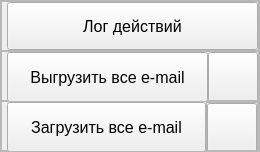
             <widget class="QFrame" name="left_menu_bottom">
              <property name="sizePolicy">
               <sizepolicy hsizetype="Preferred" vsizetype="Preferred">
                <horstretch>0</horstretch>
                <verstretch>0</verstretch>
               </sizepolicy>
              </property>
              <property name="minimumSize">
               <size>
                <width>260</width>
                <height>0</height>
               </size>
              </property>
              <property name="styleSheet">
               <string notr="true"/>
              </property>
              <property name="frameShape">
               <enum>QFrame::StyledPanel</enum>
              </property>
              <property name="frameShadow">
               <enum>QFrame::Raised</enum>
              </property>
              <layout class="QVBoxLayout" name="left_menu_bottom_verticalLayout">
               <property name="spacing">
                <number>0</number>
               </property>
               <property name="leftMargin">
                <number>0</number>
               </property>
               <property name="topMargin">
                <number>0</number>
               </property>
               <property name="rightMargin">
                <number>0</number>
               </property>
               <property name="bottomMargin">
                <number>0</number>
               </property>
               <item>
                <widget class="QFrame" name="frame_btn_log">
                 <property name="sizePolicy">
                  <sizepolicy hsizetype="Preferred" vsizetype="Expanding">
                   <horstretch>0</horstretch>
                   <verstretch>0</verstretch>
                  </sizepolicy>
                 </property>
                 <property name="minimumSize">
                  <size>
                   <width>0</width>
                   <height>50</height>
                  </size>
                 </property>
                 <property name="maximumSize">
                  <size>
                   <width>16777215</width>
                   <height>50</height>
                  </size>
                 </property>
                 <property name="styleSheet">
                  <string notr="true"/>
                 </property>
                 <property name="frameShape">
                  <enum>QFrame::StyledPanel</enum>
                 </property>
                 <property name="frameShadow">
                  <enum>QFrame::Raised</enum>
                 </property>
                 <layout class="QHBoxLayout" name="horizontalLayout_15">
                  <property name="spacing">
                   <number>0</number>
                  </property>
                  <property name="leftMargin">
                   <number>0</number>
                  </property>
                  <property name="topMargin">
                   <number>0</number>
                  </property>
                  <property name="rightMargin">
                   <number>0</number>
                  </property>
                  <property name="bottomMargin">
                   <number>0</number>
                  </property>
                  <item>
                   <widget class="QLabel" name="label_22">
                    <property name="minimumSize">
                     <size>
                      <width>5</width>
                      <height>0</height>
                     </size>
                    </property>
                    <property name="maximumSize">
                     <size>
                      <width>5</width>
                      <height>16777215</height>
                     </size>
                    </property>
                    <property name="styleSheet">
                     <string notr="true"/>
                    </property>
                    <property name="text">
                     <string/>
                    </property>
                   </widget>
                  </item>
                  <item>
                   <widget class="QPushButton" name="btn_log">
                    <property name="sizePolicy">
                     <sizepolicy hsizetype="Expanding" vsizetype="Preferred">
                      <horstretch>0</horstretch>
                      <verstretch>0</verstretch>
                     </sizepolicy>
                    </property>
                    <property name="minimumSize">
                     <size>
                      <width>0</width>
                      <height>0</height>
                     </size>
                    </property>
                    <property name="maximumSize">
                     <size>
                      <width>16777215</width>
                      <height>16777215</height>
                     </size>
                    </property>
                    <property name="font">
                     <font>
                      <family>Arial</family>
                      <pointsize>12</pointsize>
                      <weight>50</weight>
                      <italic>false</italic>
                      <bold>false</bold>
                     </font>
                    </property>
                    <property name="cursor">
                     <cursorShape>PointingHandCursor</cursorShape>
                    </property>
                    <property name="styleSheet">
                     <string notr="true"/>
                    </property>
                    <property name="text">
                     <string>Лог действий</string>
                    </property>
                    <property name="icon">
                     <iconset resource="../../resource.qrc">
                      <normaloff>:/icons/icons/eye_.svg</normaloff>:/icons/icons/eye_.svg</iconset>
                    </property>
                    <property name="iconSize">
                     <size>
                      <width>24</width>
                      <height>24</height>
                     </size>
                    </property>
                   </widget>
                  </item>
                 </layout>
                </widget>
               </item>
               <item alignment="Qt::AlignTop">
                <widget class="QFrame" name="frame_download_all_emails">
                 <property name="sizePolicy">
                  <sizepolicy hsizetype="Expanding" vsizetype="Preferred">
                   <horstretch>0</horstretch>
                   <verstretch>0</verstretch>
                  </sizepolicy>
                 </property>
                 <property name="minimumSize">
                  <size>
                   <width>0</width>
                   <height>50</height>
                  </size>
                 </property>
                 <property name="maximumSize">
                  <size>
                   <width>16777215</width>
                   <height>50</height>
                  </size>
                 </property>
                 <property name="styleSheet">
                  <string notr="true"/>
                 </property>
                 <property name="frameShape">
                  <enum>QFrame::StyledPanel</enum>
                 </property>
                 <property name="frameShadow">
                  <enum>QFrame::Raised</enum>
                 </property>
                 <property name="lineWidth">
                  <number>0</number>
                 </property>
                 <layout class="QHBoxLayout" name="horizontalLayout_14">
                  <property name="spacing">
                   <number>0</number>
                  </property>
                  <property name="leftMargin">
                   <number>0</number>
                  </property>
                  <property name="topMargin">
                   <number>0</number>
                  </property>
                  <property name="rightMargin">
                   <number>0</number>
                  </property>
                  <property name="bottomMargin">
                   <number>0</number>
                  </property>
                  <item>
                   <widget class="QLabel" name="label_21">
                    <property name="minimumSize">
                     <size>
                      <width>5</width>
                      <height>0</height>
                     </size>
                    </property>
                    <property name="maximumSize">
                     <size>
                      <width>5</width>
                      <height>16777215</height>
                     </size>
                    </property>
                    <property name="styleSheet">
                     <string notr="true"/>
                    </property>
                    <property name="text">
                     <string/>
                    </property>
                   </widget>
                  </item>
                  <item>
                   <widget class="QPushButton" name="btn_upload_all_emails">
                    <property name="sizePolicy">
                     <sizepolicy hsizetype="Expanding" vsizetype="Preferred">
                      <horstretch>0</horstretch>
                      <verstretch>0</verstretch>
                     </sizepolicy>
                    </property>
                    <property name="minimumSize">
                     <size>
                      <width>0</width>
                      <height>50</height>
                     </size>
                    </property>
                    <property name="maximumSize">
                     <size>
                      <width>16777215</width>
                      <height>50</height>
                     </size>
                    </property>
                    <property name="font">
                     <font>
                      <family>Arial</family>
                      <pointsize>12</pointsize>
                      <weight>50</weight>
                      <italic>false</italic>
                      <bold>false</bold>
                     </font>
                    </property>
                    <property name="cursor">
                     <cursorShape>PointingHandCursor</cursorShape>
                    </property>
                    <property name="styleSheet">
                     <string notr="true"/>
                    </property>
                    <property name="text">
                     <string>Выгрузить все e-mail</string>
                    </property>
                    <property name="icon">
                     <iconset resource="../../resource.qrc">
                      <normaloff>:/icons/icons/upload_.svg</normaloff>:/icons/icons/upload_.svg</iconset>
                    </property>
                    <property name="iconSize">
                     <size>
                      <width>24</width>
                      <height>24</height>
                     </size>
                    </property>
                   </widget>
                  </item>
                  <item>
                   <widget class="QFrame" name="frame_btn_ok">
                    <property name="sizePolicy">
                     <sizepolicy hsizetype="Preferred" vsizetype="Preferred">
                      <horstretch>0</horstretch>
                      <verstretch>0</verstretch>
                     </sizepolicy>
                    </property>
                    <property name="minimumSize">
                     <size>
                      <width>0</width>
                      <height>0</height>
                     </size>
                    </property>
                    <property name="maximumSize">
                     <size>
                      <width>16777215</width>
                      <height>16777215</height>
                     </size>
                    </property>
                    <property name="frameShape">
                     <enum>QFrame::NoFrame</enum>
                    </property>
                    <property name="frameShadow">
                     <enum>QFrame::Raised</enum>
                    </property>
                    <property name="lineWidth">
                     <number>0</number>
                    </property>
                    <layout class="QHBoxLayout" name="horizontalLayout_22">
                     <property name="spacing">
                      <number>0</number>
                     </property>
                     <property name="leftMargin">
                      <number>0</number>
                     </property>
                     <property name="topMargin">
                      <number>0</number>
                     </property>
                     <property name="rightMargin">
                      <number>0</number>
                     </property>
                     <property name="bottomMargin">
                      <number>0</number>
                     </property>
                     <item>
                      <widget class="QPushButton" name="btn_ok">
                       <property name="sizePolicy">
                        <sizepolicy hsizetype="Preferred" vsizetype="Preferred">
                         <horstretch>0</horstretch>
                         <verstretch>0</verstretch>
                        </sizepolicy>
                       </property>
                       <property name="minimumSize">
                        <size>
                         <width>50</width>
                         <height>50</height>
                        </size>
                       </property>
                       <property name="maximumSize">
                        <size>
                         <width>0</width>
                         <height>50</height>
                        </size>
                       </property>
                       <property name="styleSheet">
                        <string notr="true"/>
                       </property>
                       <property name="text">
                        <string/>
                       </property>
                       <property name="iconSize">
                        <size>
                         <width>30</width>
                         <height>30</height>
                        </size>
                       </property>
                       <property name="flat">
                        <bool>false</bool>
                       </property>
                      </widget>
                     </item>
                    </layout>
                   </widget>
                  </item>
                 </layout>
                </widget>
               </item>
               <item alignment="Qt::AlignTop">
                <widget class="QFrame" name="frame_upload_all_emails">
                 <property name="sizePolicy">
                  <sizepolicy hsizetype="Expanding" vsizetype="Preferred">
                   <horstretch>0</horstretch>
                   <verstretch>0</verstretch>
                  </sizepolicy>
                 </property>
                 <property name="minimumSize">
                  <size>
                   <width>0</width>
                   <height>50</height>
                  </size>
                 </property>
                 <property name="maximumSize">
                  <size>
                   <width>16777215</width>
                   <height>50</height>
                  </size>
                 </property>
                 <property name="styleSheet">
                  <string notr="true"/>
                 </property>
                 <property name="frameShape">
                  <enum>QFrame::StyledPanel</enum>
                 </property>
                 <property name="frameShadow">
                  <enum>QFrame::Raised</enum>
                 </property>
                 <property name="lineWidth">
                  <number>0</number>
                 </property>
                 <layout class="QHBoxLayout" name="horizontalLayout_13">
                  <property name="spacing">
                   <number>0</number>
                  </property>
                  <property name="leftMargin">
                   <number>0</number>
                  </property>
                  <property name="topMargin">
                   <number>0</number>
                  </property>
                  <property name="rightMargin">
                   <number>0</number>
                  </property>
                  <property name="bottomMargin">
                   <number>0</number>
                  </property>
                  <item>
                   <widget class="QLabel" name="label_19">
                    <property name="minimumSize">
                     <size>
                      <width>5</width>
                      <height>0</height>
                     </size>
                    </property>
                    <property name="maximumSize">
                     <size>
                      <width>5</width>
                      <height>16777215</height>
                     </size>
                    </property>
                    <property name="styleSheet">
                     <string notr="true"/>
                    </property>
                    <property name="text">
                     <string/>
                    </property>
                   </widget>
                  </item>
                  <item>
                   <widget class="QPushButton" name="btn_download_all_emails">
                    <property name="sizePolicy">
                     <sizepolicy hsizetype="Expanding" vsizetype="Preferred">
                      <horstretch>0</horstretch>
                      <verstretch>0</verstretch>
                     </sizepolicy>
                    </property>
                    <property name="minimumSize">
                     <size>
                      <width>0</width>
                      <height>50</height>
                     </size>
                    </property>
                    <property name="maximumSize">
                     <size>
                      <width>16777215</width>
                      <height>16777215</height>
                     </size>
                    </property>
                    <property name="font">
                     <font>
                      <family>Arial</family>
                      <pointsize>12</pointsize>
                      <weight>50</weight>
                      <italic>false</italic>
                      <bold>false</bold>
                     </font>
                    </property>
                    <property name="cursor">
                     <cursorShape>PointingHandCursor</cursorShape>
                    </property>
                    <property name="styleSheet">
                     <string notr="true"/>
                    </property>
                    <property name="text">
                     <string>Загрузить все e-mail</string>
                    </property>
                    <property name="icon">
                     <iconset resource="../../resource.qrc">
                      <normaloff>:/icons/icons/download_.svg</normaloff>:/icons/icons/download_.svg</iconset>
                    </property>
                    <property name="iconSize">
                     <size>
                      <width>24</width>
                      <height>24</height>
                     </size>
                    </property>
                   </widget>
                  </item>
                  <item>
                   <widget class="QFrame" name="frame_btn_ok_2">
                    <property name="sizePolicy">
                     <sizepolicy hsizetype="Preferred" vsizetype="Preferred">
                      <horstretch>0</horstretch>
                      <verstretch>0</verstretch>
                     </sizepolicy>
                    </property>
                    <property name="minimumSize">
                     <size>
                      <width>0</width>
                      <height>0</height>
                     </size>
                    </property>
                    <property name="maximumSize">
                     <size>
                      <width>16777215</width>
                      <height>16777215</height>
                     </size>
                    </property>
                    <property name="frameShape">
                     <enum>QFrame::StyledPanel</enum>
                    </property>
                    <property name="frameShadow">
                     <enum>QFrame::Raised</enum>
                    </property>
                    <property name="lineWidth">
                     <number>0</number>
                    </property>
                    <layout class="QHBoxLayout" name="horizontalLayout_23">
                     <property name="spacing">
                      <number>0</number>
                     </property>
                     <property name="leftMargin">
                      <number>0</number>
                     </property>
                     <property name="topMargin">
                      <number>0</number>
                     </property>
                     <property name="rightMargin">
                      <number>0</number>
                     </property>
                     <property name="bottomMargin">
                      <number>0</number>
                     </property>
                     <item>
                      <widget class="QPushButton" name="btn_ok_2">
                       <property name="sizePolicy">
                        <sizepolicy hsizetype="Preferred" vsizetype="Preferred">
                         <horstretch>0</horstretch>
                         <verstretch>0</verstretch>
                        </sizepolicy>
                       </property>
                       <property name="minimumSize">
                        <size>
                         <width>50</width>
                         <height>50</height>
                        </size>
                       </property>
                       <property name="maximumSize">
                        <size>
                         <width>0</width>
                         <height>50</height>
                        </size>
                       </property>
                       <property name="styleSheet">
                        <string notr="true"/>
                       </property>
                       <property name="text">
                        <string/>
                       </property>
                       <property name="iconSize">
                        <size>
                         <width>30</width>
                         <height>30</height>
                        </size>
                       </property>
                      </widget>
                     </item>
                    </layout>
                   </widget>
                  </item>
                 </layout>
                </widget>
               </item>
              </layout>
             </widget>
